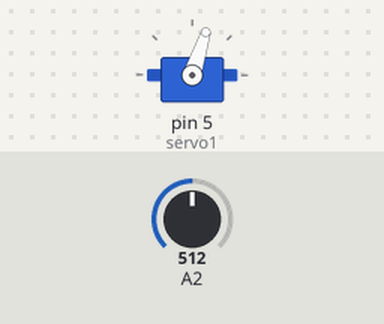
Bench run of a sketch on a simulated Arduino Uno, built with avr-gcc and run on an emulated ATmega328P. On the bench: servo. Inputs (shaded band) come from the test bench; at power-on: A2 = 512.

Above: at 1.2 s.
1.3 s: A2 set to 716
At 2.3 s:
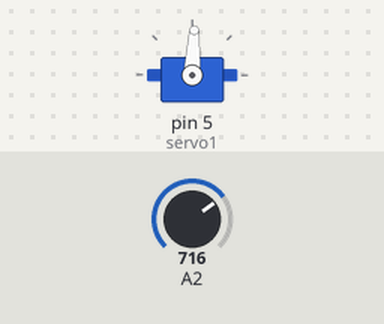
2.8 s: A2 set to 900
At 3.5 s:
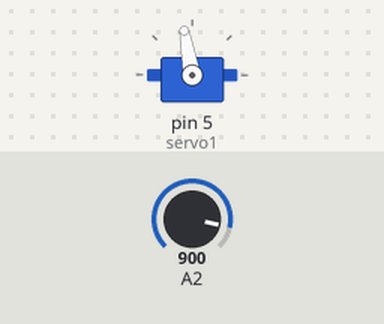
4.3 s: A2 set to 306
At 4.6 s:
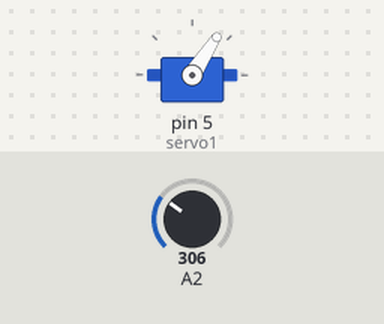
5.8 s: A2 set to 0
At 6.9 s:
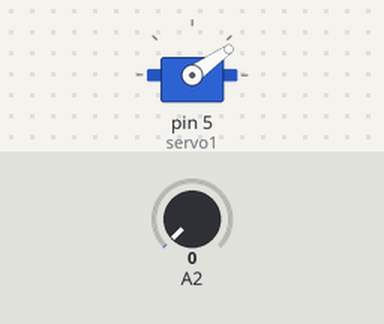
7.3 s: A2 set to 511
At 8.1 s:
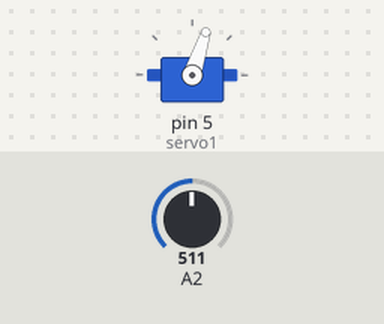
Timing chart, 0 to 9.8 s (numbered marks = the images above; inputs shaded):
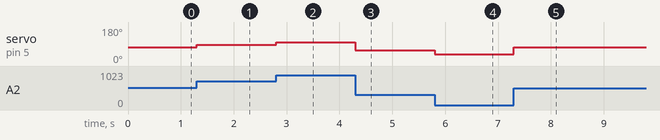

The sketch:

Prueba_garra.ino
```cpp
/******************************************************************/
/********************Código para mover la garra********************/

#include <Servo.h>
Servo servo1;
Servo servo2;
//Servo servo3;

int x;
int pot;

void setup() {
  pinMode(A2, INPUT);
  servo1.attach(5);
}

void loop() {
  pot = analogRead(A2);
  x = map(pot, 0, 1023, 35, 110);

  servo1.write(x);

}

/******************************************************************/


/******************************************************************/
/***********Código para probar el movimiento de la garra***********/
/*
#include <Servo.h>
Servo servo1;
Servo servo2;
Servo servo3;
void setup() {
  servo1.attach(3);
  servo2.attach(5);
  servo3.attach(6);
}

void loop() {

for (int pos = 55; pos <= 115; pos += 1) {
  servo1.write(pos);
  servo2.write(pos);
  servo3.write(pos);
  delay(10);
  }

for (int pos = 115; pos >= 55; pos -= 1) {
  servo1.write(pos);
  servo2.write(pos);
  servo3.write(pos);
  delay(10);
  }

}
*/
/*****************************************************************/
```

Measured:
- after the input at 1.3 s, servo on pin 5 (servo1): 72° → 87° at once
- after the input at 2.8 s, servo on pin 5 (servo1): 87° → 100° at once
- after the input at 4.3 s, servo on pin 5 (servo1): 100° → 57° at once
- after the input at 5.8 s, servo on pin 5 (servo1): 57° → 35° at once
- after the input at 7.3 s, servo on pin 5 (servo1): 35° → 72° at once
